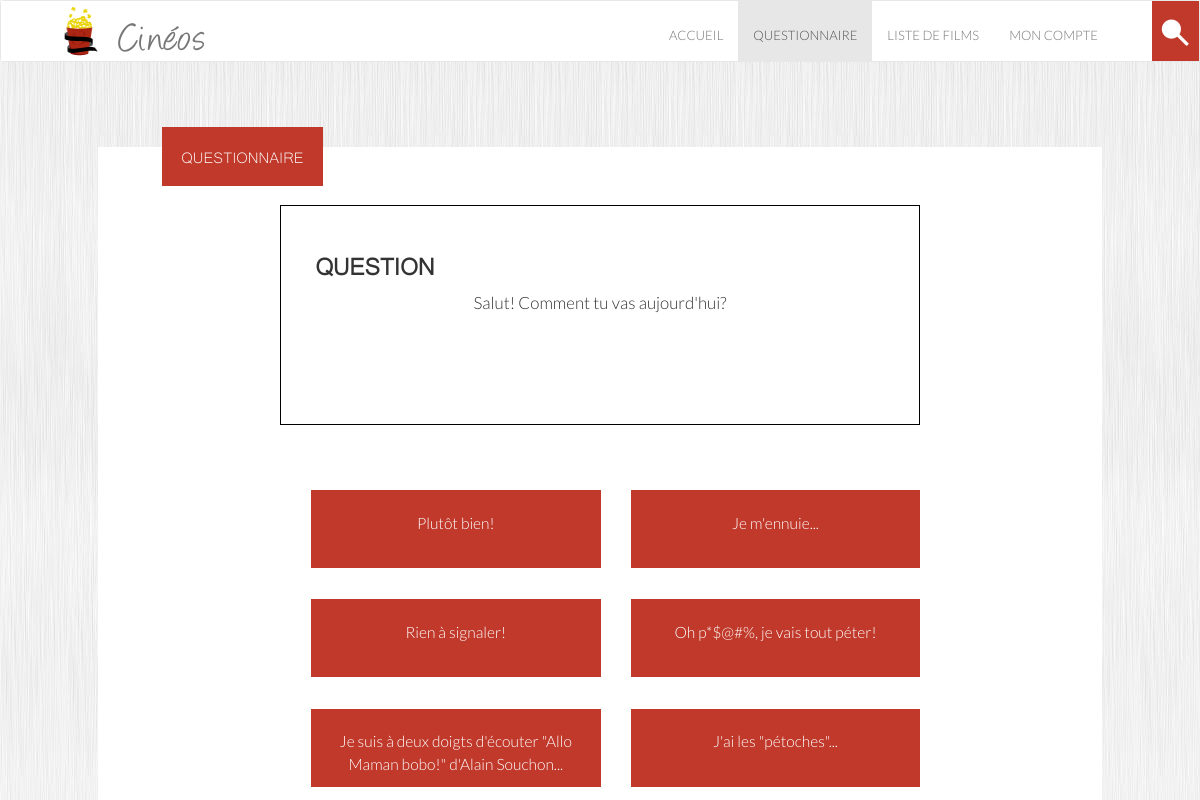
The page /pages/questionnaire.php on the database its author committed.
### tables this page shows
CREATE TABLE IF NOT EXISTS `question` (
  `id` int(11) NOT NULL AUTO_INCREMENT,
  `type` varchar(255) NOT NULL,
  `rep_id` int(11) NOT NULL,
  `contenu` varchar(1000) NOT NULL,
  PRIMARY KEY (`id`)
);

CREATE TABLE IF NOT EXISTS `reponse` (
  `id` int(11) NOT NULL AUTO_INCREMENT,
  `contenu` varchar(255) NOT NULL,
  `type` varchar(255) NOT NULL,
  `id_humeur` int(11) NOT NULL,
  `id_raison` int(11) NOT NULL,
  `id_genre` int(11) NOT NULL,
  `id_genre2` int(11) NOT NULL,
  `id_genre3` int(11) NOT NULL,
  PRIMARY KEY (`id`)
);

### lib/auth.php (called while the page is built, shortened)
<?php
function csrf(){
	return 'csrf=' . $_SESSION['csrf'];
}
?>

### pages/questionnaire.php (the view, shortened to what this page needs)
<?php
include '../lib/include.php';
$adr='css/questionnaire.css';
include '../partials/header.php';
if (isset($_GET['id']) && isset($_GET['type']) && isset($_GET['idH']) && isset($_GET['idR']) && isset($_GET['idG']) && isset($_GET['idG2']) && isset($_GET['idG3'])) {
    $id=$_GET['id'];
    $idH=$_GET['idH'];
    $idR=$_GET['idR'];
    $idG=$_GET['idG'];
    $idG2=$_GET['idG2'];
    $idG3=$_GET['idG3'];
    switch ($_GET['type']) {
            case 'humeur':
                if($idH==6){
                    $type="genre";
                }else{
                    $type="raison";
                }
                $selectQ = $db->query("SELECT * FROM question WHERE type='$type' AND rep_id=$id");
                $selectR = $db->query("SELECT DISTINCT * FROM reponse WHERE type='$type' AND id_humeur=$idH ORDER BY RAND()");
                $film=0;
                break;
            case 'raison':
                $type="genre";
                $selectQ = $db->query("SELECT * FROM question WHERE type='$type' AND rep_id=$id");
                $selectR = $db->query("SELECT DISTINCT * FROM reponse WHERE type='$type' AND id_humeur=$idH AND id_raison=$idR ORDER BY RAND()");
                $film=0;
                break;
            case 'genre':
                if($idG == 0){
                    $type="genre2";
                    $selectQ = $db->query("SELECT * FROM question WHERE type='$type' AND rep_id=$id");
                    $selectR = $db->query("SELECT DISTINCT * FROM reponse WHERE type='$type' AND id_humeur=$idH AND id_raison=$idR ORDER BY RAND()");
                    $film=0;
                }else{
                    $selectR = $db->query("SELECT DISTINCT film.titre, film.affiche, film.id FROM film_genre, film WHERE film_genre.id_genre=$idG AND film.id=film_genre.id_film ORDER BY RAND()");
                    $film=1;
                }
                break;
            case 'genre2':
                $type="genre3";
                if($idG2 == 0){
                    $selectQ = $db->query("SELECT * FROM question WHERE type='$type' AND rep_id=$id");
                    $selectR = $db->query("SELECT DISTINCT * FROM reponse WHERE type='$type' AND id_humeur=$idH ORDER BY RAND()");
                    $film=0;
                }else{
                    $selectR = $db->query("SELECT DISTINCT film.titre, film.affiche, film.id FROM film_genre, film WHERE film_genre.id_genre=$idG2 AND film.id=film_genre.id_film ORDER BY RAND()");
                    $film=1;
                }
                break;
            case 'genre3':
                $type="";
                $selectR = $db->query("SELECT DISTINCT film.titre, film.affiche, film.id FROM film_genre, film WHERE film_genre.id_genre=$idG3 AND film.id=film_genre.id_film ORDER BY RAND()");
                $film=1;
                break;
    }
}else{
    $type="humeur";
    $selectQ = $db->query("SELECT * FROM question WHERE type='$type'");
    $selectR = $db->query("SELECT * FROM reponse WHERE type='$type'");
    $film=0;
}
if(!empty($selectQ)){
$questions = $selectQ->fetchAll();
}
$reponses = $selectR->fetchAll();
?>
<?php if($film==0) : ?>
<div class="container questionnaire marg-top">
    <div class="row">
      <div class="col-sm-12 col-md-12 col-lg-12">
        <h1 class="titre-section text-uppercase">Questionnaire</h1>
        <div class="row">
            <?php foreach($questions as $question): ?>
            <div class="col-xs-12 col-sm-8 col-sm-offset-2 col-md-8 col-md-offset-2 col-lg-8 col-lg-offset-2">
                <div id="question">
                    <h2>Question</h2>
                    <p><?= $question['contenu']; ?></p>
                </div>
            </div>
            <div class="col-xs-12 col-sm-12 col-md-8 col-md-offset-2 col-lg-8 col-lg-offset-2">
                <?php foreach($reponses as $reponse): ?>
                    <a href="?id=<?= $reponse['id']; ?>&type=<?= $question['type']; ?>&idH=<?= $reponse['id_humeur']; ?>&idR=<?= $reponse['id_raison']; ?>&idG=<?= $reponse['id_genre']; ?>&idG2=<?= $reponse['id_genre2']; ?>&idG3=<?= $reponse['id_genre3']; ?>&<?= csrf(); ?>"  name="$reponse['id']; ?>" class="col-lg-6 col-md-6 col-sm-6 col-xs-12 btnq"><p class="boutonquest col-lg-6 col-md-6 col-sm-6 col-xs-12"><?= $reponse['contenu']; ?></p></a>
                <?php endforeach ?>
            </div>
            <?php endforeach ?>
        </div>
      </div>
    </div>
</div>
<?php endif ?>
<?php
include '../partials/footer.php'; ?>

### partials/header.php (shortened to what this page needs)
<!DOCTYPE html>
<html>
<head>
    <link href="<?= WEBROOT; ?>css/bootstrap.min.css" rel="stylesheet">
    <link href="<?= WEBROOT; ?>css/style.css" rel="stylesheet">
    <link href="<?= WEBROOT; ?><?php echo $adr; ?>" rel="stylesheet">
    <link href="<?= WEBROOT; ?>font-awesome/css/font-awesome.min.css" rel="stylesheet" type="text/css">
    <link href="<?= WEBROOT; ?>css/jquery.fs.shifter.css" rel="stylesheet" type="text/css" media="all">
    <link rel="stylesheet" type="text/css" href="<?= WEBROOT; ?>css/slick.css"/>
    <link rel="stylesheet" type="text/css" href="<?= WEBROOT; ?>css/slick-theme.css"/>
    <link rel="stylesheet" href="<?= WEBROOT; ?>css/jquery.fancybox.css?v=2.1.5" type="text/css" media="screen" />
</head>
<body class="shifter">
    <div class="shifter-page">
    <nav class="navbar navbar-default hidden-xs" role="navigation">
            <div class="container">
            <?php
            $pageCurrent = substr(basename($_SERVER['PHP_SELF']), 0, -4);
            ?>
            <div class="collapse navbar-collapse" id="navbarCollapse">
                <a class="navbar-brand hidden-xs" href="<?= WEBROOT; ?>">
                    <img src="<?= WEBROOT; ?>img/logo2.png" width="38" height="50" alt="logo">
                    <p class="nom_logo">Cinéos</p>
                </a>
                <ul class="nav navbar-nav">
                    <li <?php echo ($pageCurrent == 'index') ? 'class="active"' : ''; ?>><a href="<?= WEBROOT; ?>">ACCUEIL</a></li>
                    <li <?php echo ($pageCurrent == 'questionnaire') ? 'class="active"' : ''; ?>><a href="<?= WEBROOT; ?>pages/questionnaire.php">QUESTIONNAIRE</a></li>
                    <li <?php echo ($pageCurrent == 'liste_films') ? 'class="active"' : ''; ?>><a href="<?= WEBROOT; ?>pages/liste_films.php">LISTE DE FILMS</a></li>
                    <li <?php echo ($pageCurrent == 'profil' || $pageCurrent == 'connexion' || $pageCurrent == 'inscription' || $pageCurrent == 'modification_profil') ? 'class="active"' : ''; ?>><a href="<?= WEBROOT; ?>pages/profil.php">MON COMPTE</a></li>
                    <li class="recherche"><a href="#"><img class="logorecherche" src="<?= WEBROOT; ?>img/search.png" width="47" height="60" alt="Logo Recherche"></a></li>
                </ul>
            </div>
        </nav>
    <div class="container">

### partials/footer.php (shortened to what this page needs)
	</div>
</div>
</body>
</html>

### css/style.css (style rules this page uses)
html, body { margin:0px; padding:0px; height:100%; }
body { background-image: url(../img/txtfond.jpg); background-repeat: repeat; font-weight: 300; font-family: 'Lato', Calibri, Arial, sans-serif; font-size:1.3em; margin:10px; margin:0 auto; }
h1, h2, h3, h4, h5, h6 { font-family : "microsoft-yi-baiti", Helvetica, Arial, sans-serif; }
nav { background-color:#000; }
nav .container { width: 100%; margin: 0; }
.navbar { margin-bottom: 4em; }
.navbar .nav { margin: 0; }
.navbar-nav { float: right !important; height:60px; }
.navbar > .container .navbar-brand { margin-left: 2.5%; }
.navbar-brand { padding:5px 15px; font-family: 'angelinaregular'; font-size: 3.5em; }
.nom_logo { display: inline-block; }
.navbar-brand > img { display: inline-block; margin-right: 0.2em; margin-bottom: 0.4em; }
.navbar-nav li { height:100%; }
.navbar-nav li a { height:100%; line-height:38px; }
.navbar-nav li:nth-child(4) { margin-right: 3em; }
.container { padding:0; }
.navbar-collapse { background-color:#fff; padding-right: 0; }
.logorecherche { height:60px; }
.recherche a { margin:0; padding:0 !important; }
.marg-top { margin-top: 2.5em; }
.titre-section { display:inline-block; background-color:#c0392b; color:white; font-size:1.5em; padding:0 1em; line-height: 3em; vertical-align: middle; margin:auto; position:relative; }
a { color: #000; outline: none; }

### css/questionnaire.css (style rules this page uses)
.questionnaire .titre-section, .finquest .titre-section { top: -1em; float: left; margin-left: 5%; }
.container.questionnaire { width: 974px; text-align:center; }
.questionnaire .row div { background-color: #fff; }
#question { border: black solid 1px; padding: 2.5em 2em; margin-bottom: 1.2em; font-size: 1.3em; }
#question h2 { text-transform: uppercase; font-weight: bold; text-align: left; margin-top: 0px; }
a { text-decoration: none; color: #48a770; outline: none; }
.boutonquest { display: inline-block; background-color:#c0392b; color:white; width: 100%; padding: 1.4em 1em; height: 5em; margin: 1em; vertical-align: middle; text-align: center; font-size:1.2em; }
.btnq { float: left; clear: right; }
@media screen and (min-width: 769px) { #question { margin-bottom: 50px; height: 13em; } }

### rows shown on the page
question: contenu "Salut! Comment tu vas aujourd'hui?"
reponse: contenu "Plutôt bien!"
reponse: contenu "Je m'ennuie..."
reponse: contenu "Rien à signaler!"
reponse: contenu "Oh p*$@#%, je vais tout péter!"
reponse: contenu "Je suis à deux doigts d'écouter \"Allo Maman bobo!\" d'Alain Souchon..."
reponse: contenu "J'ai les \"pétoches\"..."
